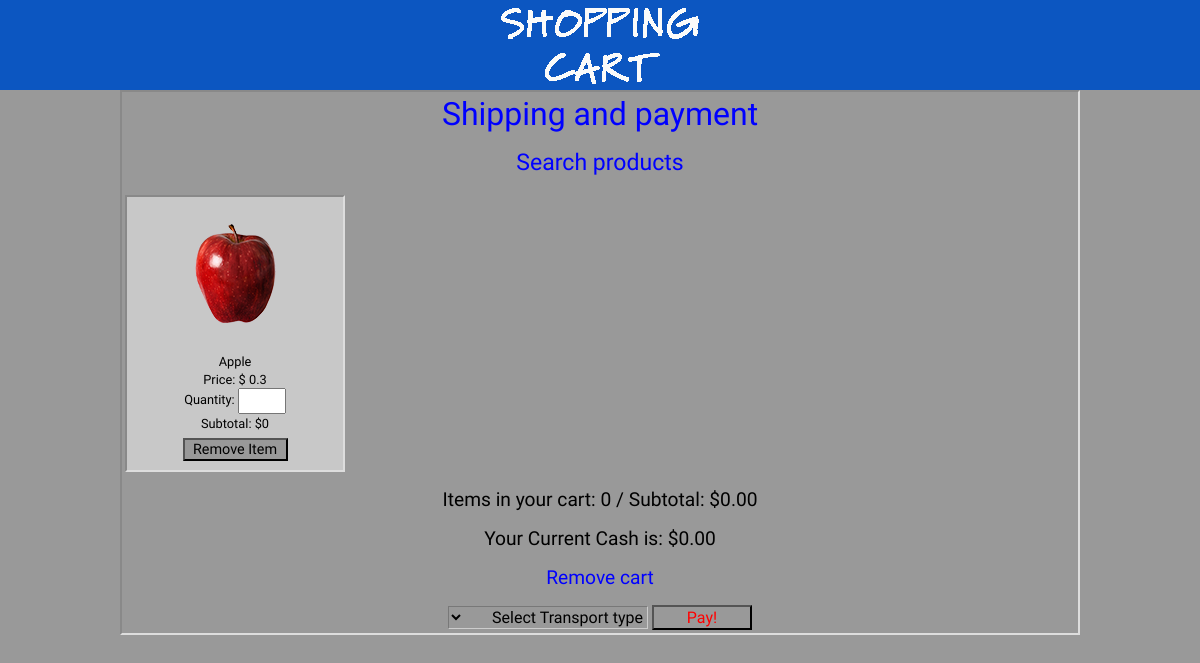
The app's page /carritodecompras.php?id=1 with its own data.
### tables this page shows
CREATE TABLE IF NOT EXISTS `productos` (
  `ID` int(11) NOT NULL AUTO_INCREMENT,
  `nombre` text NOT NULL,
  `descripcion` text NOT NULL,
  `imagen` text NOT NULL,
  `precio` double NOT NULL,
  PRIMARY KEY (`ID`)
);

### carritodecompras.php (the view, shortened to what this page needs)
<?php
	require 'conexion.php';
	if (isset($_SESSION['carrito']))
	{
		if(!empty($_GET["action"]))
		{
			switch($_GET["action"])
			{
			case "remove":
				$arreglo=$_SESSION['carrito'];
				for($c=0;$c<count($arreglo);$c++)
				{
					if($arreglo[$c]['Id']==$_GET['code'])
					{
					unset($_SESSION['carrito'][$c]);
					$_SESSION['carrito']=array_values($_SESSION['carrito']);
						if (empty($_SESSION['carrito']))
						{
							unset($_SESSION['carrito']);
						}
					}
				}
			break;
			case "empty":
			unset($_SESSION['carrito']);
			break;
	   }
	}
	   if(isset($_GET['id']))
	   {
			$arreglo=$_SESSION['carrito'];
			$encontro=false;
			$numero=0;
				for($i=0;$i<count($arreglo);$i++)
				{
					if($arreglo[$i]['Id']==$_GET['id'])
					{
						$encontro=true;
						$numero=$i;
					}
				}
				if ($encontro==true)
				{
					$arreglo[$numero]['Cantidad']=$arreglo[$numero]['Cantidad']+($_GET['quantity']);
					$_SESSION['carrito']=$arreglo;
				}else{
					$nombre="";
					$precio=0;
					$imagen="";
					$conexion=mysqli_connect($db_host,$db_usuario,$db_contra);
					if(mysqli_connect_errno())
					{
						echo "Fallo al conectar con la base de datos";
						exit();
					}
					mysqli_select_db($conexion,$db_nombre)or die("no se encuentra la bdD");
					mysqli_set_charset($conexion, "utf8");
					$consulta="SELECT * FROM productos WHERE ID=".$_GET['id']." ";
					$resulados= mysqli_query($conexion,$consulta);
					while($fila=mysqli_fetch_array($resulados, MYSQL_ASSOC))
					{
						$nombre=$fila['nombre'];
						$precio=$fila['precio'];
						$imagen=$fila['imagen'];
					}
					$datosnuevos=array('Id'=>$_GET['id'],
					'Nombre'=>$nombre,
					'Precio'=>$precio,
					'Imagen'=>$imagen,
					'Cantidad'=>($_GET['quantity']));
					array_push($arreglo,$datosnuevos);
					$_SESSION['carrito']=$arreglo;
				}
	   }
	}else{
		if(isset($_GET['id']))
		{
			$conexion=mysqli_connect($db_host,$db_usuario,$db_contra);
			mysqli_select_db($conexion,$db_nombre)or die("no se encuentra la bdD");
			mysqli_set_charset($conexion, "utf8");
			$consulta="SELECT * FROM productos WHERE ID=".$_GET['id']." ";
			$resulados= mysqli_query($conexion,$consulta);
		}
	}
?>
<!doctype html>
<html lang="es">
<head>
	<link rel="stylesheet" type="text/css" href="styles.css">
</head>
<body>
	<div class="block_header">
       <div class="header">
        	 <div class="logo">
              <a href="./index.php"><img src="images/sc.png" width="265" height="78" 	border="0" alt="logo"></a>
        	 </div>
  		</div>
    </div>
	<div class="FBG">
    	<div class="FBG_content">
        <div class="inline">
    		<h3>Shipping and payment</h3>
    		<?php
    		if(isset($_SESSION['carrito']))
			{
			?>
	    	<h2><a href="index.php"> Search products </a></h2>
    		<?php
    		}
    		?>
		</div>
	<?php
		$current=$_SESSION['current_cash'];
    	$total=0;
    	$current_status=0;
		if(isset($_SESSION['carrito']))
		{
			$datos=$_SESSION['carrito'];
			for($i=0;$i<count($datos);$i++)
			{
	?>
			<div class="producto">
            	<div class="centrado">
            		<img src="./images/<?php echo $datos[$i]['Imagen']; ?>"><br>
                    <span><?php echo $datos[$i]['Nombre'];?></span><br>
                    <span>Price: <?php echo  '$ ' .$datos[$i]['Precio'].'';?></span><br>
                    <span>Quantity:
                    	<input type="text" value="<?php echo $datos[$i]['Cantidad'];?>"
                        data-id="<?php echo $datos[$i]['Id'];?>"
                        data-precio="<?php echo $datos[$i]['Precio'];?>"
                        class="cantidad" onkeypress="return isNumberKey(event);" onkeyup="validacion();"></span><br>
                     	<span class="subtotal">Subtotal:<?php echo ' $' . $datos[$i]['Cantidad']*$datos[$i]['Precio'].' ';?></span><br>
                        <input type="submit" class="button" value="Remove Item" onclick="document.location.href='./carritodecompras.php?action=remove&code=<?php echo $datos[$i]['Id']; ?>'"><br>
				</div>
        	</div>
			<?php
			$total=($datos[$i]['Cantidad']*$datos[$i]['Precio'])+$total;
			$current_status= $current_status+$datos[$i]['Cantidad'];
			}
			?>
			<?php
			echo '<h2 id="total">Items in your cart: ' .$current_status .' / Subtotal: $' .number_format($total,2). '</h2>';
			echo '<h2>Your Current Cash is: $'.number_format($current,2). '</h2>';
			echo '<p><a href="./carritodecompras.php?action=empty">Remove cart</a></p>';
		}else{
			echo '<h2 id="total">Items in your cart: ' .$current_status .' / Subtotal: $' .number_format($total,2). '</h2>';
			echo '<h2>Your Current Cash is: $'.number_format($current,2). '</h2>';
			echo '<h2><a href="index.php"> Search products </a></h2>';
		}
			?>
		<?php
		if(isset($_SESSION['carrito']))
		{
       		if (!empty($datos))
       		{
       	?>
       		<div class="centrado">
       		<form action="shipoptionselect.php" name="shipping" method="get" onsubmit="return validarSelect(this);" onchange="validarSelect2();" >
       			<select id="opciones" name="pick" class="select">
				<option value="" selected="">Select Transport type</option>
  				</select>
  				<input type="submit" class="button2" value="Pay!" onclick="return validacion();" >
  			</form>
			</div>
		<?php
			}
		}
		?>
		</div>
</div>
</body>
</html>

### styles.css (style rules this page uses)
body { width:100%; margin:0; padding:0; background-color:#999; }
html { padding:0; margin:0; background-color:#999; }
a { text-decoration:none; }
.block_header { margin:0; padding:0; background-color:#0c56c1; width: 100%; }
.header { margin:0 auto; padding:0 ; max-width: 960px; }
.logo { padding:6px 6px; }
.logo img { max-width: 100%; height: auto; display: block; margin: 0 auto; }
.FBG { margin:0; padding:0; background-color:#999; width: 100%; }
.FBG_content { min-height:450px; max-width: 960px; border: 2px inset #DDD; padding: 3px 3px; margin:0 auto; background-color:#999; box-sizing: border-box; }
.producto { max-width: 24%; min-width: 220px; height: auto; background-color: #c8c8c8; border: 2px inset #DDD; display: inline-block; margin-top: 3px; padding: 3px; box-sizing: border-box; }
.inline h3 { font:2em 'Montserrat Alternates'; color:blue; text-align: center; padding: 0; margin:0; }
.inline a { font:4em 'Montserrat Alternates'; color:red; }
.FBG_content a { font:1.2em 'Montserrat Alternates'; color:blue; padding:0; margin: 0; }
.FBG_content p { text-align: center; }
.FBG_content h2 { font:1.2em 'Montserrat Alternates'; text-align: center; }
.cantidad { text-align: center; font:0.8em 'Montserrat Alternates'; }
.producto img { margin:4px 2px; -webkit-transition: -webkit-transform 0.4s linear; -ms-transition:-ms-transform 0.4s linear; max-width: 100% }
.producto span { font:0.8em 'Montserrat Alternates'; }
.producto input[type="text"] { width: 40px; height: 20px; text-align: center; }
.producto input[type="submit"] { width: 50%; height: auto; text-align: center; font:0.9em 'Montserrat Alternates'; color: black; background-color: #999; margin: 3% 3%; }
.centrado { text-align: center; }
.select { direction: rtl; border: 1px inset #ccc; width: 200px; background-color: #999; font: 1em 'Montserrat Alternates'; }
.button2 { background-color: #999; width: 100px; font:1em 'Montserrat Alternates'; color: red; }

### records on screen
productos: imagen (picture), nombre "Apple", precio "0.3", $datos[$i]['Cantidad']*$datos[$i]['Precio'] "0"

### other values on screen
$current_status "0"
$total "0.00"
$current "0.00"
